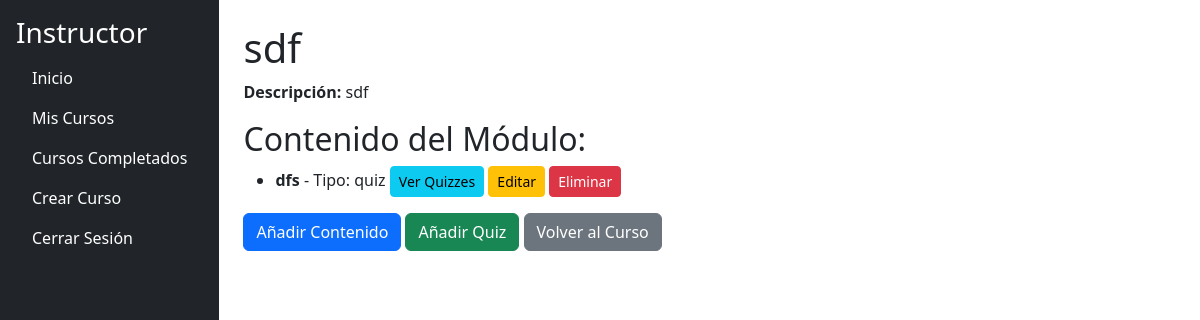
Before: /instructor/module/1 (signed in) with the older database file.
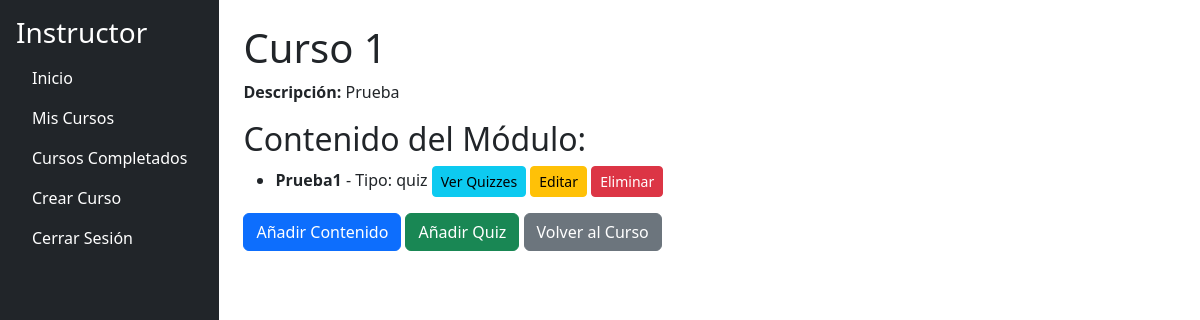
After: the same page with the newer database file.
### models.py (models this page shows, shortened)
class Module(db.Model):
    __tablename__ = 'modules'
    id = db.Column(db.Integer, primary_key=True)
    title = db.Column(db.String(200), nullable=False)
    description = db.Column(db.String(500), nullable=False)
    order = db.Column(db.Integer, nullable=False)
    course_id = db.Column(db.Integer, db.ForeignKey('courses.id', ondelete="CASCADE"), nullable=False)
    content_items = db.relationship('ContentItem', back_populates='module', lazy=True, cascade='all, delete-orphan')
    course = db.relationship('Course', back_populates='modules')
    def get_content_items_sorted(self):
        return sorted(self.content_items, key=lambda x: x.order)

class ContentItem(db.Model):
    __tablename__ = 'content_items'
    id = db.Column(db.Integer, primary_key=True)
    title = db.Column(db.String(100), nullable=False)
    type = db.Column(db.String(50), nullable=False)  # "text", "video", "file", "quiz"
    content = db.Column(db.Text, nullable=True)
    file_path = db.Column(db.String(255), nullable=True)
    order = db.Column(db.Integer, nullable=False)
    module_id = db.Column(db.Integer, db.ForeignKey('modules.id', ondelete="CASCADE"), nullable=False)
    questions = db.relationship('QuizQuestion', backref='content_item', cascade='all, delete-orphan', lazy=True)
    module = db.relationship('Module', back_populates='content_items')

### app.py (the view)
@app.route('/instructor/module/<int:module_id>', methods=['GET'])
@login_required
@role_required('instructor')
def module_details(module_id):
    module = Module.query.get_or_404(module_id)
    if module.course.instructor_id != current_user.id:
        flash('No tienes permiso para acceder a este módulo.', 'danger')
        return redirect(url_for('instructor_dashboard'))
    return render_template('instructor/module_details.html', module=module)

### app.py (called while the page is built)
@login_manager.user_loader
def load_user(user_id):
    return User.query.get(int(user_id))

def role_required(role):
    def decorator(f):
        @wraps(f)
        def decorated_function(*args, **kwargs):
            if not current_user.is_authenticated or current_user.role.name != role:
                abort(403)
            return f(*args, **kwargs)
        return decorated_function
    return decorator

### app/templates/instructor/module_details.html
{% extends "instructor/instructor_dashboard.html" %}
{% block content %}
<h1>{{ module.title }}</h1>
<p><strong>Descripción:</strong> {{ module.description }}</p>
<h2>Contenido del Módulo:</h2>
<ul>
    {% for content in module.get_content_items_sorted() %}
        <li>
            <strong>{{ content.title }}</strong> - Tipo: {{ content.type }}
            <a href="{{ url_for('list_quizzes', module_id=module.id) }}" class="btn btn-info btn-sm">Ver Quizzes</a>
            <a href="{{ url_for('edit_content', content_id=content.id) }}" class="btn btn-warning btn-sm">Editar</a>
            <form method="POST" action="{{ url_for('delete_content', content_id=content.id) }}" style="display:inline;">
                <button type="submit" class="btn btn-danger btn-sm">Eliminar</button>
            </form>
        </li>
    {% else %}
        <p>No hay contenido en este módulo.</p>
    {% endfor %}
</ul>
<a href="{{ url_for('new_content', module_id=module.id) }}" class="btn btn-primary">Añadir Contenido</a>
<a href="{{ url_for('new_quiz', module_id=module.id) }}" class="btn btn-success">Añadir Quiz</a>
<a href="{{ url_for('course_details', course_id=module.course_id) }}" class="btn btn-secondary">Volver al Curso</a>
{% endblock %}

Changed rows visible on the page:
changed Module: title "sdf" → "Curso 1"; description "sdf" → "Prueba"
changed ContentItem "quiz": title "dfs" → "Prueba1"
